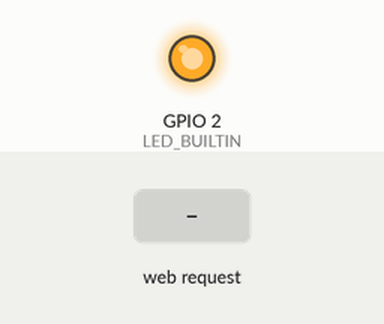
The sketch below on a simulated ESP8266 (NodeMCU). Parts: output pins drawn as LEDs (lit = HIGH, except the on-board LED, lit = LOW). Inputs (shaded band) come from the test bench. WiFi joins after 1.5 s; servers stay silent unless stated; what the sketch prints to the serial monitor is not drawn.

Above: at 2.7 s.
2.8 s: HTTP request GET /toggle received
At 3.4 s:
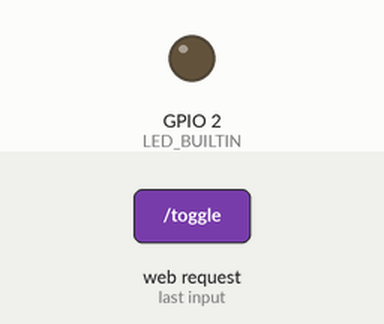
Timing chart, 0 to 5.8 s (numbered marks = the images above; inputs shaded):
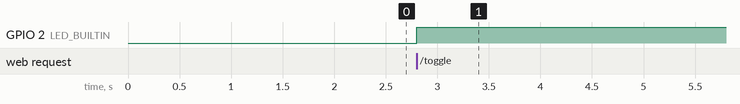

The sketch:

ESP8266_Toggle_Trough_Web.ino
```cpp
#include <ESP8266WiFi.h>
#include <ESP8266WebServer.h>

ESP8266WebServer server(80);

void setup(void) {
  const char* ssid = "";
  const char* password = "";

  pinMode(LED_BUILTIN, OUTPUT);
  Serial.begin(115200);
  WiFi.mode(WIFI_STA);
  WiFi.begin(ssid, password);

  while (WiFi.status() != WL_CONNECTED) {
    delay(500);
    Serial.print(".");
  }
  Serial.println("");
  Serial.print("Connected to ");
  Serial.println(ssid);
  Serial.print("IP address: ");
  Serial.println(WiFi.localIP());

  server.on("/", []() {
      server.send(200, "text/html", "<meta name='viewport' content='width=device-width, initial-scale=1'><style>body{text-align:center;}button{padding:20px;}</style><h1>Toggle LED_BUILTIN</h1><button id='button' onclick='toggle()'>Toggle</button><script>const toggle=()=>{fetch('http://192.168.0.179/toggle');}</script>");
  });

  server.on("/toggle", []() {
    server.send(200, "text/html", "toggled");
    if(digitalRead(LED_BUILTIN)) {
      digitalWrite(LED_BUILTIN, 0);
    } else {
      digitalWrite(LED_BUILTIN, 1);
    }
  });

  server.begin();
  Serial.println("HTTP server started");
}

void loop(void) {
  server.handleClient();
}
```

Measured:
- after the input at 2.8 s, GPIO 2 (LED_BUILTIN): LOW → HIGH at once
